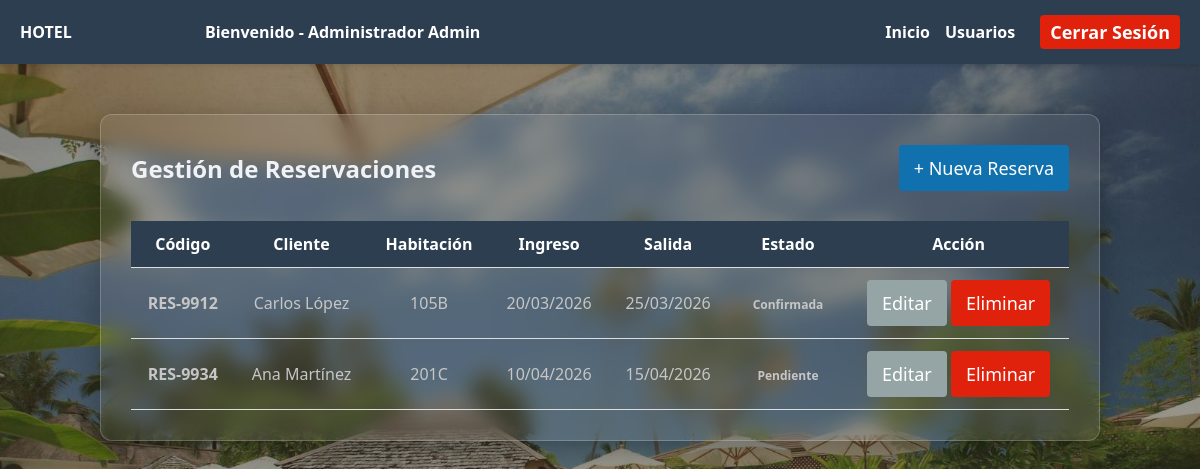
Page /views/reservaciones/reservaciones.php (signed in) on the committed database.
### tables this page shows
CREATE TABLE reservaciones (
    id_reserva INT AUTO_INCREMENT PRIMARY KEY,
    codigo VARCHAR(20) NOT NULL UNIQUE,
    id_cliente INT NOT NULL,
    id_habitacion INT NOT NULL,
    fecha_entrada DATE NOT NULL,
    fecha_salida DATE NOT NULL,
    estado ENUM('Confirmada', 'Pendiente', 'Cancelada') DEFAULT 'Pendiente',
    FOREIGN KEY (id_cliente) REFERENCES clientes(id_cliente) ON DELETE CASCADE,
    FOREIGN KEY (id_habitacion) REFERENCES habitaciones(id_habitacion) ON DELETE CASCADE
);

CREATE TABLE clientes (
    id_cliente INT AUTO_INCREMENT PRIMARY KEY,
    id_usuario INT DEFAULT NULL,
    nombre_completo VARCHAR(100) NOT NULL,
    telefono VARCHAR(20) NOT NULL,
    estado ENUM('Activo', 'Inactivo') DEFAULT 'Activo',
    FOREIGN KEY (id_usuario) REFERENCES usuarios(id_usuario) ON DELETE SET NULL
);

CREATE TABLE habitaciones (
    id_habitacion INT AUTO_INCREMENT PRIMARY KEY,
    numero VARCHAR(10) NOT NULL UNIQUE,
    tipo VARCHAR(50) NOT NULL,
    precio DECIMAL(10,2) NOT NULL,
    estado ENUM('Disponible', 'Ocupada', 'Mantenimiento') DEFAULT 'Disponible'
);

### views/reservaciones/reservaciones.php (the view, shortened to what this page needs)
<?php
$database = new Conexion();
$db = $database->obtenerConexion();
if ($_SESSION['usuario_rol_id'] == 1) {
    $query = "SELECT r.id_reserva, r.codigo, r.fecha_entrada, r.fecha_salida, r.estado,
                     c.nombre_completo AS cliente, h.numero AS habitacion
              FROM reservaciones r
              JOIN clientes c ON r.id_cliente = c.id_cliente
              JOIN habitaciones h ON r.id_habitacion = h.id_habitacion
              ORDER BY r.fecha_entrada ASC";
    $stmt = $db->query($query);
}
$reservaciones = $stmt->fetchAll(PDO::FETCH_ASSOC);
?>
<!DOCTYPE html>
<html lang="es">
<head>
    <link rel="stylesheet" href="../../css/reservaciones.css?v=<?php echo time(); ?>">
</head>
<body>
    <nav class="navbar">
        <a href="../panel.php" class="logo-link" style="text-decoration: none;">
            <div class="logo">HOTEL</div>
        </a>
        <div class="nav-links">
            <span style="font-weight: 600; margin-right: 390px;">
                Bienvenido -
                <?php echo($_SESSION['usuario_rol_id'] == 1 ? 'Administrador' : 'Cliente'); ?>
                <?php echo htmlspecialchars($_SESSION['usuario_nombre']); ?>
            </span>
            <a href="../panel.php">Inicio</a>
            <?php if ($_SESSION['usuario_rol_id'] == 1): ?>
                <a href="../usuarios/usuarios.php">Usuarios</a>
            <?php
endif; ?>
            <a href="../../php/auth/logout.php" class="btn btn-danger" style="margin-left: 10px; padding: 5px 10px;">Cerrar Sesión</a>
        </div>
    </nav>
    <div class="container crud-container">
        <div class="crud-header">
            <h2>Gestión de Reservaciones</h2>
            <a href="nueva_reserva.php" class="btn btn-primary">+ Nueva Reserva</a>
        </div>
        <table class="tabla-crud">
            <thead>
                <tr>
                    <th>Código</th>
                    <th>Cliente</th>
                    <th>Habitación</th>
                    <th>Ingreso</th>
                    <th>Salida</th>
                    <th>Estado</th>
                    <th>Acción</th>
                </tr>
            </thead>
            <tbody>
                <?php foreach ($reservaciones as $r): ?>
                <tr>
                    <td style="color: #c6c6c6;"><strong><?php echo htmlspecialchars($r['codigo']); ?></strong></td>
                    <td style="color: #c6c6c6;"><?php echo htmlspecialchars($r['cliente']); ?></td>
                    <td style="color: #c6c6c6;"><?php echo htmlspecialchars($r['habitacion']); ?></td>
                    <td style="color: #c6c6c6;"><?php echo date("d/m/Y", strtotime($r['fecha_entrada'])); ?></td>
                    <td style="color: #c6c6c6;"><?php echo date("d/m/Y", strtotime($r['fecha_salida'])); ?></td>
                    <td>
                        <span style="color: #c6c6c6;" class="badge <?php echo $r['estado'] == 'Confirmada' ? 'badge-active' : ($r['estado'] == 'Pendiente' ? 'badge-user' : 'badge-inactive'); ?>">
                            <?php echo $r['estado']; ?>
                        </span>
                    </td>
                    <td>
                        <?php if ($_SESSION['usuario_rol_id'] == 1): ?>
                            <a href="editar_reserva.php?id=<?php echo $r['id_reserva']; ?>" class="btn btn-secondary btn-small">Editar</a>
                            <button onclick="confirmarEliminacion(<?php echo $r['id_reserva']; ?>)" class="btn btn-danger btn-small">Eliminar</button>
                        <?php
    endif; ?>
                    </td>
                </tr>
                <?php
endforeach; ?>
            </tbody>
        </table>
    </div>
</body>
</html>

### css/reservaciones.css (style rules this page uses)
* { margin: 0; padding: 0; box-sizing: border-box; font-family: 'Segoe UI', Tahoma, Geneva, Verdana, sans-serif; }
body { display: flex; flex-direction: column; min-height: 100vh; }
.navbar { background: #2c3e50; color: #fff; padding: 15px 20px; display: flex; justify-content: space-between; align-items: center; box-shadow: 0 2px 4px rgba(0,0,0,0.1); }
.navbar .nav-links { display: flex; gap: 15px; align-items: center; }
.navbar a { color: #fff; text-decoration: none; font-weight: 600; }
.container { max-width: 1000px; margin: 0 auto; padding: 20px; }
.btn { display: inline-block; padding: 11px 15px; border: none; border-radius: 4px; cursor: pointer; font-size: 18px; text-align: center; text-decoration: none; transition: background 0.3s; }
.btn-primary { background: #1170ae; color: #fff !important; }
.btn-danger { background: #e0210c; color: #fff !important; }
.btn-secondary { background: #95a5a6; color: #fff !important; }
body { background-color: #1a1a2e; background-image: url("../img//reservacion.jpg"); background-size: cover; background-position: center; background-attachment: fixed; color: #f1f2f6; }
body::before { content: ""; position: fixed; inset: 1; background: #00000066; z-index: -1; }
.container { background: #c0b5b51a; backdrop-filter: blur(10px); border: 1px solid rgba(255, 255, 255, 0.2); border-radius: 12px; padding: 30px; margin-top: 50px !important; margin-bottom: 50px !important; margin-left: auto !important; margin-right: auto !important; width: 90%; max-width: 1000px; box-shadow: 0 8px 32px rgba(0, 0, 0, 0.3); }
table { width: 100%; border-collapse: collapse; color: #333; }
th, td { padding: 12px 15px; text-align: center; border-bottom: 1px solid #ddd; }
th { background-color: #2c3e50; color: white; }
.badge { padding: 4px 8px; border-radius: 12px; font-size: 12px; font-weight: 600; }
.crud-header { display: flex; justify-content: space-between; align-items: center; margin-bottom: 30px; }
.crud-header h2 { margin-right: 20px; }

### rows in the picture
reservaciones: codigo "RES-9912", id_cliente.nombre_completo "Carlos López", id_habitacion.numero "105B", fecha_entrada "20/03/2026", fecha_salida "25/03/2026", estado "Confirmada"
reservaciones: codigo "RES-9934", id_cliente.nombre_completo "Ana Martínez", id_habitacion.numero "201C", fecha_entrada "10/04/2026", fecha_salida "15/04/2026", estado "Pendiente"

### other values in the picture
$_SESSION['usuario_nombre'] "Admin"
